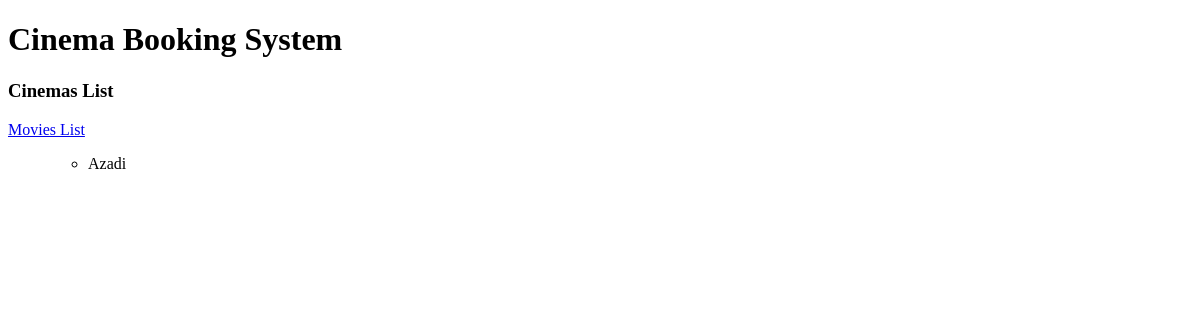
Page /ticketing/cinema/list on the earlier database version.
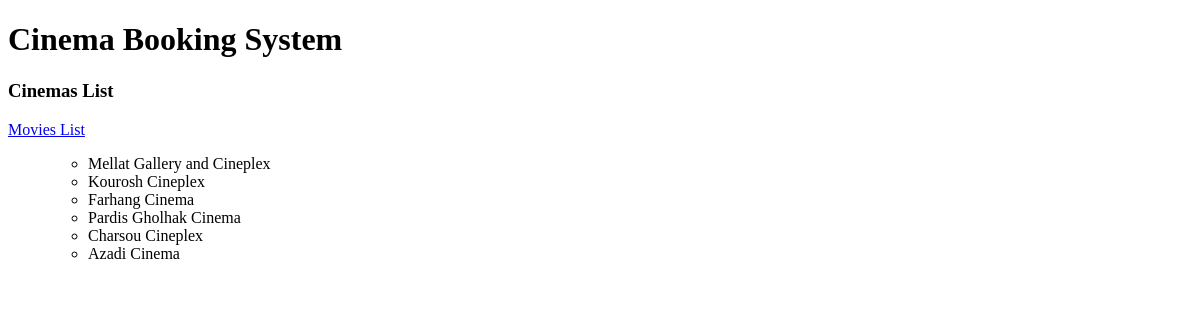
Same page on the later database version.
### ticketing/models.py (models this page shows)
class Cinema(models.Model):
    cinema_code = models.IntegerField(primary_key=True)
    name = models.CharField(max_length=50)
    city = models.CharField(max_length=30, default='Tehran')
    capacity = models.IntegerField()
    phone = models.CharField(max_length=20, null=True)
    address = models.TextField()
    def __str__(self):
        return self.name

### ticketing/views.py (the view)
# urls.py: path('cinema/list', cinema_list, name='cinema_list')
def cinema_list(request):
    cinemas = Cinema.objects.all()
    context = {
        'cinemas':cinemas
    }
    return render(request, 'ticketing/cinema_list.html', context)

### ticketing/templates/ticketing/cinema_list.html (shortened to what this page needs)
<!DOCTYPE html>
<html lang="en">
<head>
</head>
<body>
    <h1>
        Cinema Booking System
    </h1>
    <h3>
        Cinemas List
    </h3>
    <a href=' {% url "ticketing:movie_list" %} '>
        Movies List
    </a>
    <ul>
        {% if cinemas %}
            <ul>
                {% for cinema in cinemas %}
                    <li>
                    {{ cinema }}
                    </li>
                {% endfor %}
            </ul>
        {% else %}
            <p style="color: red">
            no Cinema available
            </p>
        {% endif %}
    </ul>
</body>
</html>

Differences in the rows shown:
changed Cinema: name "Azadi" → "Mellat Gallery and Cineplex"
added Cinema: name "Kourosh Cineplex"
added Cinema: name "Farhang Cinema"
added Cinema: name "Pardis Gholhak Cinema"
added Cinema: name "Charsou Cineplex"
added Cinema: name "Azadi Cinema"
